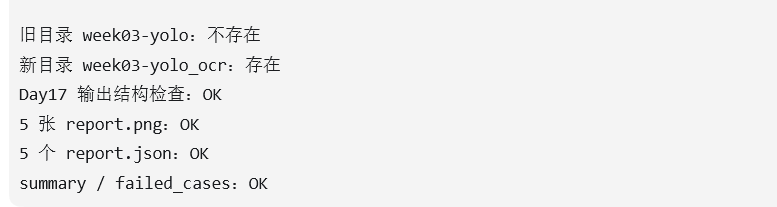
#> input picture week03-yolo_ocr/day18/inputs/image.png, 777 x 207 px
$ python test02_prepare_ocr_roi.py
#> lines starting #> are read from the running program, lines starting #| are printed output that depends on the picture; after the words box and inside, x2 and y2 are one past the last pixel; in counts of white or black regions, pixels touching at a corner belong together
from pathlib import Path
import numpy as np

BASE_DIR = Path(__file__).resolve().parent
IMAGE_FILE_PATH = BASE_DIR / "inputs" / "image.png"
OUT_DIR = BASE_DIR / "outputs" / "prepare_ocr_roi"


def read_local_image(path):
  """
  根据路径读取本地图片
  """
  import cv2

  image = cv2.imread(str(path))
#> image is the input picture: shape (207, 777, 3); mean B, G, R 239.1, 239.1, 239
  if image is None:
    raise RuntimeError(f"图片读取失败：{path}")
  return image


def validate_roi_coords(image, roi_bbox):
  """
  验证 ROI 坐标是否在图像范围内
  """
#> called with roi_bbox = (15, 20, 270, 180)
  x, y, w, h = roi_bbox
  image_height, image_width = image.shape[:2]
#> image_height = 207; image_width = 777

  if x < 0 or y < 0:
    raise ValueError("ROI x/y must be >=0")
  if w <= 0 or h <= 0:
    raise ValueError("ROI w/h must be > 0")
  if x + w > image_width:
    raise ValueError("ROI exceeds image width")
  if y + h > image_height:
    raise ValueError("ROI exceeds image height")

  return True


def crop_roi(image, roi_bbox):
  """
  裁剪roi
  """
  x, y, w, h = roi_bbox
  validate_roi_coords(image, roi_bbox)
  return image[y : y + h, x : x + w]
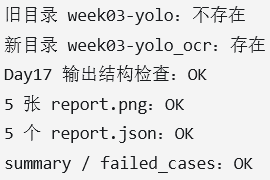
#> returned value: shape (180, 270, 3); mean of channels 0, 1, 2 227.5, 227.2, 227.1; drawn as B, G, R


def preprocess_image(
  image,
  inverse: bool = False,
  use_otsu: bool = True,
  thresh_val: int = 127,
  max_val: int = 255,
) -> tuple[np.ndarray, np.ndarray, float]:
  """
  图像预处理
  """
#> called with inverse = False, use_otsu = True, thresh_val = 127, max_val = 255
  import cv2

  # 根据传递过来的图像决定是否做灰度化
  if len(image.shape) == 2:
    gray_image = image.copy()
  else:
    gray_image = cv2.cvtColor(image, cv2.COLOR_BGR2GRAY)

  # 根据传递的inverse判断是正二值化还是反二值化
  binary_type = cv2.THRESH_BINARY_INV if inverse else cv2.THRESH_BINARY

  # 根据传递的use_otsu来动态组合
  if use_otsu:
    thresh_type = binary_type | cv2.THRESH_OTSU
  else:
    thresh_type = binary_type

  threshold, binary_image = cv2.threshold(
    gray_image,
    thresh_val,
    max_val,
    thresh_type,
  )
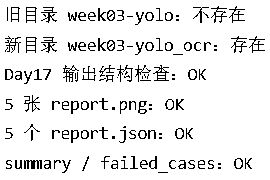
#> binary_image: shape (180, 270); 91.5% white; black in thin lines or dots, all inside (x1, y1, x2, y2) = (5, 6, 265, 173)
#> threshold = 143

  return gray_image, binary_image, threshold


def save_image(path, image):
  import cv2

  saved = cv2.imwrite(str(path), image)
  if not saved:
    raise RuntimeError(f"图片保存失败：{path}")


def save_outputs(out_dir, original_image, gray_image, binary_image):
  """
  多张图片保存
  """
  out_dir.mkdir(parents=True, exist_ok=True)
  original_path = out_dir / "roi_original.png"
  gray_path = out_dir / "roi_gray.png"
  binary_path = out_dir / "roi_binary.png"

  if original_image is not None:
    save_image(original_path, original_image)
  if gray_image is not None:
    save_image(gray_path, gray_image)
  if binary_image is not None:
    save_image(binary_path, binary_image)

  return original_path, gray_path, binary_path


def print_roi_shape_and_otsu_threshold(roi_image, inverse, threshold):
  """
  打印roi.shape 和 otsu阈值
  """
  print(f"roi_image的shape为{roi_image.shape}")
  print(f"当前roi图像二值化为：{'反二值化' if inverse else '正二值化'}")
  print(f"阈值为：{threshold}")


def build_summary_json(
  image_path, out_dir, roi_bbox, roi_image, inverse, use_otsu, threshold, image_paths
):
  """
  构建 OCR ROI预处理摘要
  """
  roi_x, roi_y, roi_w, roi_h = roi_bbox
  roi_image_height, roi_image_width, roi_image_channels = roi_image.shape
  original_path, gray_path, binary_path = image_paths

  return {
    "input_image": str(image_path),
    "output_dir": str(out_dir),
    "roi_bbox": {"x": roi_x, "y": roi_y, "width": roi_w, "height": roi_h},
    "roi_shape": {
      "height": roi_image_height,
      "width": roi_image_width,
      "channels": roi_image_channels,
    },
    "preprocess": {
      "use_otsu": use_otsu,
      "inverse": inverse,
      "threshold": threshold,
    },
    "outputs": {
      "roi_original": str(original_path),
      "roi_gray": str(gray_path),
      "roi_binary": str(binary_path),
    },
  }


def save_json(out_dir, json_name, json_data):
  """
  保存json文件
  """
  import json

  out_dir.mkdir(parents=True, exist_ok=True)
  json_path = out_dir / f"{json_name}.json"

  with open(json_path, "w", encoding="utf-8") as f:
    json.dump(json_data, f, ensure_ascii=False, indent=2)


def main():
  inverse = False
  use_otsu = True
  roi_bbox = (15, 20, 270, 180)
  image = read_local_image(IMAGE_FILE_PATH)
  roi_image = crop_roi(image, roi_bbox)
  gray_image, binary_image, threshold = preprocess_image(
    roi_image, inverse=inverse, use_otsu=use_otsu
  )
#> threshold = 143
  image_paths = save_outputs(OUT_DIR, roi_image, gray_image, binary_image)
  print_roi_shape_and_otsu_threshold(roi_image, inverse, threshold)
#| roi_image的shape为(180, 270, 3)
#| 阈值为：143.0
  summary_json_data = build_summary_json(
    IMAGE_FILE_PATH,
    OUT_DIR,
    roi_bbox,
    roi_image,
    inverse,
    use_otsu,
    threshold,
    image_paths,
  )
#> summary_json_data = 6 items
  save_json(OUT_DIR, "summary", summary_json_data)


if __name__ == "__main__":
  main()
